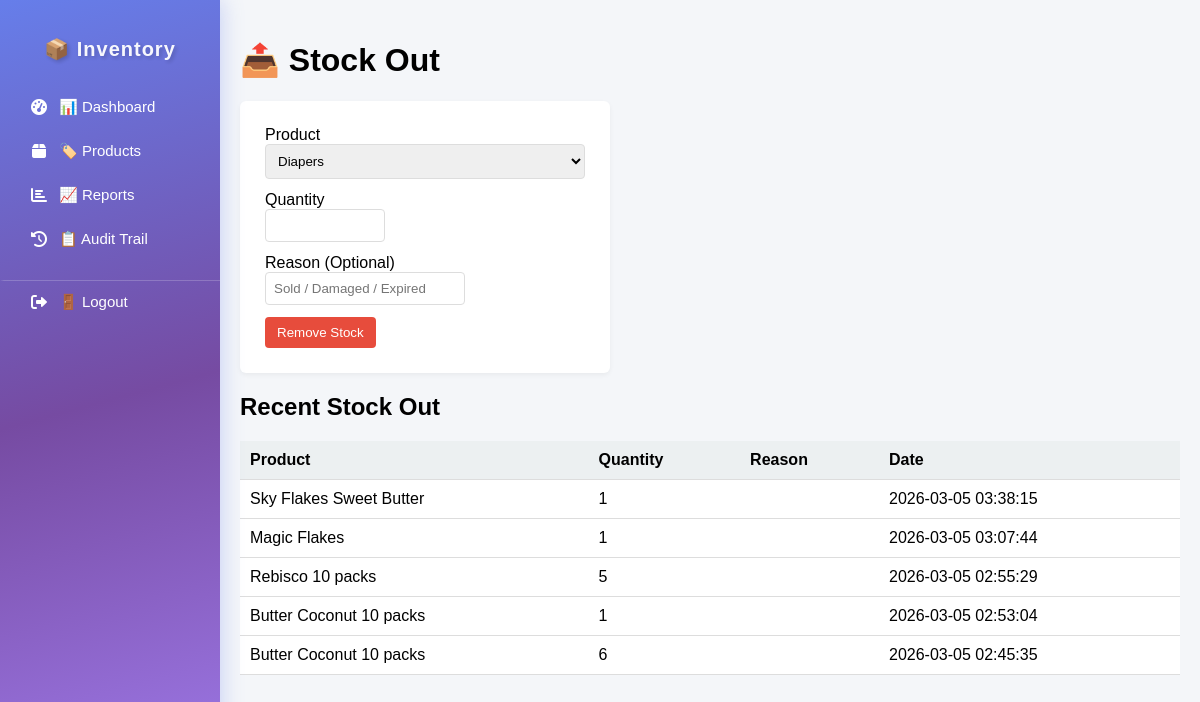
The app's page /stock_out.php?product_id=1 with its own data.
### tables this page shows
CREATE TABLE `stock_movements` (
  `id` int(11) NOT NULL,
  `product_id` int(11) NOT NULL,
  `staff_id` int(11) DEFAULT NULL,
  `supplier_id` int(11) DEFAULT NULL,
  `type` enum('IN','OUT') NOT NULL,
  `quantity` int(11) NOT NULL CHECK (`quantity` > 0),
  `note` varchar(255) DEFAULT NULL,
  `reason` varchar(255) DEFAULT NULL,
  `expiry_date` date DEFAULT NULL,
  `created_at` timestamp NOT NULL DEFAULT current_timestamp()
);

CREATE TABLE `products` (
  `id` int(11) NOT NULL,
  `name` varchar(255) NOT NULL,
  `category_id` int(11) NOT NULL,
  `unit` varchar(50) NOT NULL,
  `min_stock` int(11) DEFAULT 0,
  `created_at` timestamp NOT NULL DEFAULT current_timestamp(),
  `is_active` tinyint(1) DEFAULT 1,
  `expiry_date` date DEFAULT NULL,
  `has_expiry` tinyint(1) DEFAULT 1,
  `image_path` varchar(255) DEFAULT NULL
);

### public/stock_out.php (the view, shortened to what this page needs)
<?php
$db = Database::connect();
$selectedProduct = $_GET['product_id'] ?? '';
$stmt = $db->query("SELECT id, name FROM products ORDER BY name ASC");
$products = $stmt->fetchAll(PDO::FETCH_ASSOC);
$stmt2 = $db->query("
    SELECT sm.*, p.name AS product_name
    FROM stock_movements sm
    JOIN products p ON sm.product_id = p.id
    WHERE sm.type = 'OUT'
    ORDER BY sm.created_at DESC
    LIMIT 5
");
$recent = $stmt2->fetchAll(PDO::FETCH_ASSOC);
?>
<!DOCTYPE html>
<html>
<head>
<link rel="stylesheet" href="assets/css/style.css">
</head>
<body>
<div class="container">
<?php include 'includes/sidebar.php'; ?>
<div class="main">
<h1>📤 Stock Out</h1>
<div class="card">
<form action="../api/remove_stock.php" method="POST">
<label>Product</label>
<select name="product_id" required>
<?php foreach($products as $p): ?>
<option value="<?= $p['id'] ?>"
<?= $selectedProduct == $p['id'] ? 'selected' : '' ?>>
<?= htmlspecialchars($p['name']) ?>
</option>
<?php endforeach; ?>
</select>
<label>Quantity</label>
<input
    type="number"
    name="quantity"
    class="quantity-input"
    required
    min="1"
    max="999"
    inputmode="numeric"
    pattern="[0-9]*"
>
<label>Reason (Optional)</label>
<input
    type="text"
    name="reason"
    class="reason-input"
    placeholder="Sold / Damaged / Expired"
>
<button type="submit" style="display:block;margin-top:10px;">
Remove Stock
</button>
</form>
</div>
<h2>Recent Stock Out</h2>
<table>
<thead>
<tr>
<th>Product</th>
<th>Quantity</th>
<th>Reason</th>
<th>Date</th>
</tr>
</thead>
<tbody>
<?php if(count($recent) > 0): ?>
<?php foreach($recent as $r): ?>
<tr>
<td><?= htmlspecialchars($r['product_name']) ?></td>
<td><?= $r['quantity'] ?></td>
<td><?= htmlspecialchars($r['reason'] ?? '') ?></td>
<td><?= $r['created_at'] ?></td>
</tr>
<?php endforeach; ?>
<?php else: ?>
<tr>
<td colspan="4">No stock-out records yet.</td>
</tr>
<?php endif; ?>
</tbody>
</table>
</div>
</div>
</body>
</html>

### public/assets/css/style.css (style rules this page uses)
* { box-sizing: border-box; }
body { margin: 0; font-family: Arial, sans-serif; background: #f2f4f8; }
.container { display: flex; min-height: 100vh; }
.main { flex: 1; padding: 30px; background: #f2f4f8; }
.card { background: white; padding: 22px; border-radius: 14px; box-shadow: 0 8px 20px rgba(0,0,0,0.06); transition: 0.2s ease; }
table { width: 100%; border-collapse: collapse; }
th, td { padding: 10px; border-bottom: 1px solid #eee; }
th { background: #f4f6f9; text-align: left; }

### public/stock_out.php (style rules this page uses)
body { margin: 0; font-family: Arial; background: #f4f6f9; }
.container { display: flex; min-height: 100vh; }
.main { flex: 1; padding: 20px; background: #f4f6f9; }
.card { background: white; padding: 25px; border-radius: 6px; margin-bottom: 20px; box-shadow: 0 2px 5px rgba(0,0,0,0.05); max-width: 370px; }
input, select { display: block; width: 100%; padding: 8px; margin-bottom: 12px; border-radius: 4px; border: 1px solid #ddd; }
.quantity-input { width: 120px; }
.reason-input { width: 200px; }
button { padding: 8px 12px; background: #e74c3c; color: white; border: none; border-radius: 4px; cursor: pointer; }
table { width: 100%; border-collapse: collapse; background: white; }
th, td { padding: 10px; border-bottom: 1px solid #ddd; }
th { background: #ecf0f1; }

### records on screen
stock_movements: product.name "Sky Flakes Sweet Butter", quantity "1", created_at "2026-03-05 03:38:15"
stock_movements: product.name "Magic Flakes", quantity "1", created_at "2026-03-05 03:07:44"
stock_movements: product.name "Rebisco 10 packs", quantity "5", created_at "2026-03-05 02:55:29"
stock_movements: product.name "Butter Coconut 10 packs", quantity "1", created_at "2026-03-05 02:53:04"
stock_movements: product.name "Butter Coconut 10 packs", quantity "6", created_at "2026-03-05 02:45:35"

### other values on screen
form field product_id "Diapers"
